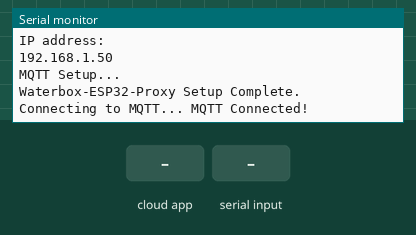
A program run on a simulated ESP32. Shown: the last lines printed to the serial monitor. The inputs (shaded band) are chosen by the test bench. WiFi joins after 1.5 s; servers stay silent unless stated; no MQTT or app messages arrive unless stated; not simulated (calls return 0 or success): credentials.h; names the files do not define were given values by the test bench: MQTT_SERVERPORT = 1883.

Above: at 2.7 s.
2.8 s: the phone or cloud app sets commands to pub
At 3.3 s:
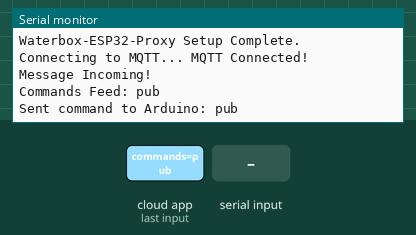
4.3 s: the phone or cloud app sets test to pub
At 5.6 s:
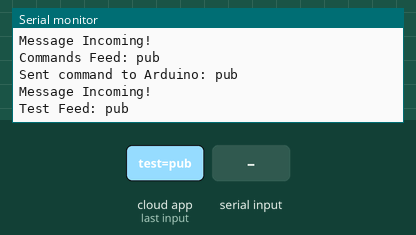
8.0 s: "pub:1\n" received over Serial
At 9.8 s:
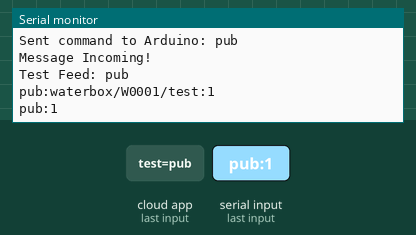
10.8 s: "pub:1\n" received over the second serial link
At 15.5 s:
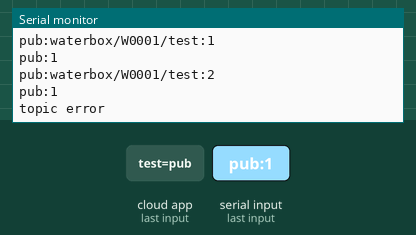
15.8 s: the phone or cloud app sets commands to flow_sensor
At 16.4 s:
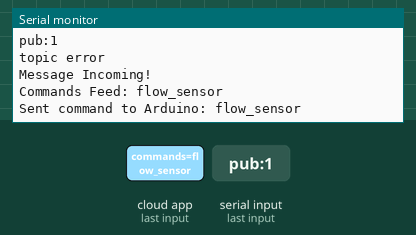
17.3 s: the phone or cloud app sets test to flow_sensor
At 17.6 s:
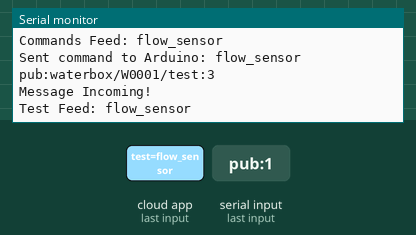

The program:

main.cpp
```cpp
#include <Arduino.h>
#include "WiFi.h"
#include "Adafruit_MQTT.h"
#include "Adafruit_MQTT_Client.h"

#include "credentials.h"
#include "global.h"
#include <HardwareSerial.h>
#include <Adafruit_Sensor.h>
#include "HelperTasks.h"

#define ARDUINO_MAIN_CORE 0
#define ARDUINO_TASK_CORE 1

#ifndef CREDENTIALS_H
/************************* WiFi Access Point *********************************/

#define WLAN_SSID       "YOUR_WIFI_SSID"
#define WLAN_PASS       "YOUR_WIFI_PASSWORD"

/************************* Adafruit.io Setup *********************************/

#define MQTT_SERVER      "YOUR_MQTT_BROKER"
#define MQTT_SERVERPORT  1883                   // use 8883 for SSL
#define MQTT_USERNAME    "YOUR_MQTT_BROKER_USERNAME"
#define MQTT_KEY         "YOUR_MQTT_BROKER_PASSWORD"

#endif

/*************************** Sketch Code ************************************/

HardwareSerial ArduinoSerial(2); // RX, TX

void setupWifi();
void setupMQTT();
void MQTT_connect();

void sendArduino(String);
void listenArduino();
void extractCommandArduino(String);
void commandArduino(String, String, String);
void echo();
void getMQTTMessages();
void TaskHeartbeatTestPublish(void *pvParameters);
void TaskFlowPublish(void *pvParameters);
void TaskTempPublish(void *pvParameters);

void setup() {
  Serial.begin(9600);
  ArduinoSerial.begin(9600);
  dht.begin();
  delay(10);

  Serial.println(F("Waterbox-ESP32-Proxy Initialize..."));

  // Connect to WiFi access point.
  setupWifi();

  // Setup MQTT subscription
  setupMQTT();

  Serial.println(F("Waterbox-ESP32-Proxy Setup Complete."));
}

void loop() {
  // Ensure the connection to the MQTT server is alive
  MQTT_connect();

  if (mqtt.connected()) {
    // Get messages from subscribed topics
    getMQTTMessages();
  }

  echo();
  listenArduino();

  // ping the server to keep the mqtt connection alive
  if(!mqtt.ping()) {
    mqtt.disconnect();
  }
}

void echo() {
  if(Serial.available()) {
    String str = Serial.readStringUntil('\n');
    Serial.println(str);
    sendArduino(str);
    delay(10);
  }
}

void listenArduino() {
  if(ArduinoSerial.available()) {
    String str = ArduinoSerial.readStringUntil('\n');
    Serial.println(str);
    extractCommandArduino(str);
    delay(10);
  }
}

void sendArduino(String str) {
  ArduinoSerial.println(str);
}

void setupMQTT() {
  Serial.println(F("MQTT Setup..."));
  mqtt.subscribe(&commands_sub);
  mqtt.subscribe(&test_sub);

  xTaskCreatePinnedToCore(
    TaskHeartbeatTestPublish
    ,  "TaskHeartbeatTestPublish"   // A name just for humans
    ,  2048  // This stack size can be checked & adjusted by reading the Stack Highwater
    ,  NULL
    ,  0  // Priority, with 3 (configMAX_PRIORITIES - 1) being the highest, and 0 being the lowest.
    ,  NULL
    ,  ARDUINO_TASK_CORE
  );

  // xTaskCreatePinnedToCore(
  //   TaskTempPublish
  //   ,  "TaskTempPublish"   // A name just for humans
  //   ,  2048  // This stack size can be checked & adjusted by reading the Stack Highwater
  //   ,  NULL
  //   ,  0  // Priority, with 3 (configMAX_PRIORITIES - 1) being the highest, and 0 being the lowest.
  //   ,  NULL
  //   ,  ARDUINO_TASK_CORE
  // );
}

void getMQTTMessages() {
  Adafruit_MQTT_Subscribe *subscription;
  while ((subscription = mqtt.readSubscription(5000))) {
    Serial.println("Message Incoming!");

    // Check from which Topic did the message come from
    if (subscription == &test_sub) {
      Serial.print(F("Test Feed: "));
      Serial.println((char *)test_sub.lastread);
    }
    if (subscription == &commands_sub) {
      Serial.print(F("Commands Feed: "));
      String msg = (char *) commands_sub.lastread;
      Serial.println(msg);

      // send to nano
      Serial.print("Sent command to Arduino: ");
      Serial.println(msg);
      sendArduino(msg);
    }
  }
}

void setupWifi() {
  Serial.println(F("Wifi Setup..."));
  Serial.print("Connecting to ");
  Serial.println(WLAN_SSID);

  WiFi.begin(WLAN_SSID, WLAN_PASS);
  while (WiFi.status() != WL_CONNECTED) {
    delay(500);
    Serial.print(".");
  }
  Serial.println();

  Serial.println("WiFi connected");
  Serial.println("IP address: "); Serial.println(WiFi.localIP());
}

// Function to connect and reconnect as necessary to the MQTT server.
// Should be called in the loop function and it will take care if connecting.
void MQTT_connect() {
  int8_t ret;

  // Stop if already connected.
  if (mqtt.connected()) {
    return;
  }

  Serial.print("Connecting to MQTT... ");

  uint8_t retries = 3;
  while ((ret = mqtt.connect()) != 0) { // connect will return 0 for connected
       Serial.println(mqtt.connectErrorString(ret));
       Serial.println("Retrying MQTT connection in 5 seconds...");
       mqtt.disconnect();
       delay(5000);  // wait 5 seconds
       retries--;
       if (retries == 0) {
         // basically die and wait for WDT to reset me
         while (1);
       }
  }
  Serial.println("MQTT Connected!");
}
```

HelperTasks.h
```cpp
#include <DHT.h>
#define DHTPIN 4
#define DHTTYPE DHT11
DHT dht(DHTPIN, DHTTYPE);

void extractCommandArduino(String);
void commandArduino(String, String, String);
void TaskHeartbeatTestPublish(void *pvParameters);
void TaskTempPublish(void *pvParameters);

void TaskHeartbeatTestPublish(void *pvParameters) {
  // test publish
  (void) pvParameters;
  int count = 0;

  for(;;) {
    if (mqtt.connected()) {
      count++;
      // Publish
      // Serial.print(F("Test Publish Success! Published: "));
      String str = "pub:waterbox/W0001/test:" + String(count);
      Serial.println(str);
      extractCommandArduino(str);
    } else {
      // Serial.println("Publish Failed! Not Connected to MQTT");
    }
    vTaskDelay(5000);
  }
}

void TaskTempPublish(void *pvParameters) {
  (void) pvParameters;

  for(;;) {
    float temp_read = dht.readTemperature();
    float hum_read = dht.readHumidity();
    if (isnan(temp_read) || isnan(hum_read)) {
      Serial.println(F("Failed to read from DHT sensor!"));
    } else {
      Serial.println("Temp: " + String(temp_read) + "; Hum: " + String(hum_read));
    }
    if (false) {
    // if (mqtt.connected()) {
      if (!temp_sensor_pub.publish(temp_read))
        Serial.println(F("Publish Failed."));
      else {
        Serial.print(F("Temp Publish Success! Published: "));
        Serial.println(temp_read);
      }
    } else {
      // Serial.println("Publish Temp Failed! Not Connected to MQTT");
    }
    vTaskDelay(3000);
  }
}

void extractCommandArduino(String str) {
  // extract the command string sent by arduino through uart
  String command, topicFull, topic, message;
  int separatorPos = str.indexOf(":");
  if (separatorPos > -1) {
    command = str.substring(0,separatorPos);
    topicFull = str.substring(separatorPos+1, str.indexOf(":",separatorPos+1));
    topic = topicFull.substring(topicFull.indexOf("/",10)+1);
    separatorPos = str.indexOf(":",separatorPos+1);
    message = str.substring(separatorPos+1);

    commandArduino(command, topic, message);

    // Serial.println(command);
    // Serial.println(topic);
    // Serial.println(message);
  }
}

void commandArduino(String command, String topic, String message) {
  /**
   * *********** FUNCTION LIST ***********
   * publish
   * set_time
   * get_time
   * set_time_rtc
   * get_time_rtc
   * get_info_waterbox
   * get_debit_count
   * get_debit_data
  */
  if (command == "pub") {
    if (topic == "flow_sensor") {
      flow_sensor_pub.publish(message.toFloat());
    } else if (topic == "temp_sensor") {
      temp_sensor_pub.publish(message.toFloat());
    } else if (topic == "test") {
      int messageInt = message.toInt();
      test_pub.publish(messageInt);
    } else {
      Serial.println("topic error");
    }
  } else if ("set_time") {
      Serial.println(command);
  } else if ("get_time") {
      Serial.println(command);
  } else if ("set_time_rtc") {
      Serial.println(command);
  } else if ("get_time_rtc") {
      Serial.println(command);
  } else if ("get_info_waterbox") {
      Serial.println(command);
  } else if ("get_debit_count") {
      Serial.println(command);
  } else if ("get_debit_data") {
      Serial.println(command);
  } else {
      Serial.println("nothing todo...");
  }
}
```

global.h
```cpp
/************ Global State (you don't need to change this!) ******************/

// Create an WiFiClient class to connect to the MQTT server.
WiFiClient client;

// Setup the MQTT client class by passing in the WiFi client and MQTT server and login details.
Adafruit_MQTT_Client mqtt(&client, MQTT_SERVER, MQTT_SERVERPORT, MQTT_USERNAME, MQTT_USERNAME, MQTT_KEY);

/****************************** Feeds ***************************************/

// Notice MQTT paths for MQTT follow the form: <username>/feeds/<feedname>
Adafruit_MQTT_Subscribe commands_sub = Adafruit_MQTT_Subscribe(&mqtt, "waterbox/W0001/commands"); // used to retrieve actions that is needed to be done by Waterbox
Adafruit_MQTT_Subscribe temp_sensor_sub = Adafruit_MQTT_Subscribe(&mqtt, "waterbox/W0001/temp_sensor");
Adafruit_MQTT_Subscribe flow_sensor_sub = Adafruit_MQTT_Subscribe(&mqtt, "waterbox/W0001/flow_sensor");
Adafruit_MQTT_Subscribe test_sub = Adafruit_MQTT_Subscribe(&mqtt, "waterbox/W0001/test");

Adafruit_MQTT_Publish temp_sensor_pub = Adafruit_MQTT_Publish(&mqtt, "waterbox/W0001/temp_sensor");
Adafruit_MQTT_Publish flow_sensor_pub = Adafruit_MQTT_Publish(&mqtt, "waterbox/W0001/flow_sensor");
Adafruit_MQTT_Publish test_pub = Adafruit_MQTT_Publish(&mqtt, "waterbox/W0001/test");
```

Measured:
- after the input at 2.8 s, the serial monitor: prints a new line at once (image 1)
- after the input at 4.3 s, the serial monitor: prints a new line at once (image 2)
- after the input at 8.0 s, the serial monitor: prints a new line after 1.3 s (image 3)
- after the input at 10.8 s, the serial monitor: prints a new line after 3.5 s (image 4)
- after the input at 15.8 s, the serial monitor: prints a new line at once (image 5)
- after the input at 17.3 s, the serial monitor: prints a new line at once (image 6)
